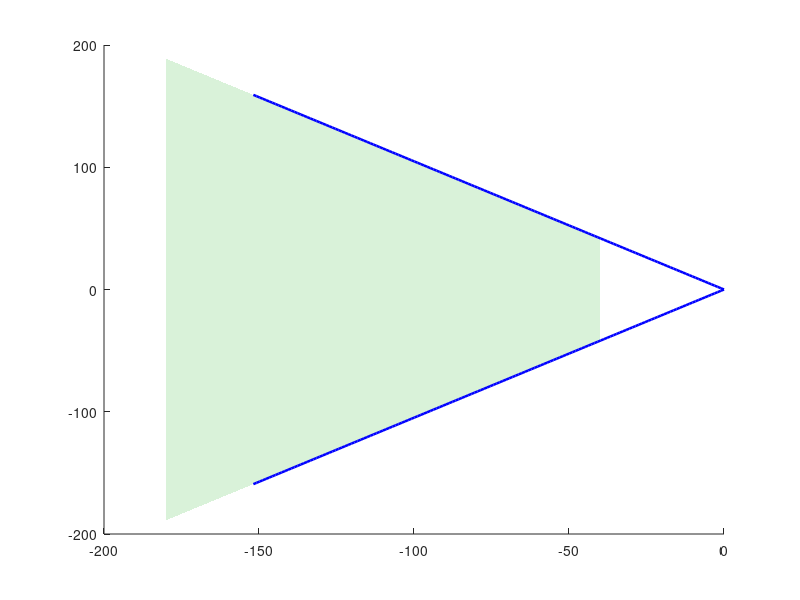

Recreate this plot in MATLAB. (Note: this script raises an error after producing the figure.)
%% Trabajo de Laboratorio Integrador - Sistemas de Control
% TP de Laboratorio 2: Segunda Parte - Control Proporcional-Integral (PI)
% Script autocontenido de cálculo analítico y diseño por Lugar de las Raíces
clear; clc; close all;

%% Rutas
script_dir = fileparts(mfilename('fullpath'));
if isempty(script_dir)
    script_dir = pwd;
end
fig_dir = fullfile(script_dir, 'figuras');
if ~exist(fig_dir, 'dir')
    mkdir(fig_dir);
end

%% =========================================================================
%% 1. MODELO DE LA PLANTA (Sin ganancia kp)
%% =========================================================================
R1 = 100e3;          % 100 kOhm
C1 = 0.1e-6;         % 0.1 uF
tau1 = R1 * C1;      % 0.01 s -> polo en -100 rad/s

R2 = 47e3;           % 47 kOhm
C2 = 0.1e-6;         % 0.1 uF
tau2 = R2 * C2;      % 0.0047 s -> polo en -212.77 rad/s

s = tf('s');
G = 1 / ((tau1 * s + 1) * (tau2 * s + 1));

disp('=== FUNCIÓN DE TRANSFERENCIA DE LA PLANTA G(s) ===');
G

%% =========================================================================
%% 2. PUNTO 1: CONDICIONES DE ESTABILIDAD (ROUTH-HURWITZ)
%% =========================================================================
% Ecuación característica de lazo cerrado:
% s*(tau1*s+1)*(tau2*s+1) + (kp*s + ki) = 0
% a3*s^3 + a2*s^2 + a1*s + a0 = 0
% a3 = tau1*tau2 = 4.7e-5
% a2 = tau1 + tau2 = 0.0147
% a1 = 1 + kp
% a0 = ki
%
% Criterio de Routh:
% s^3 | a3                 a1
% s^2 | a2                 a0
% s^1 | (a2*a1 - a3*a0)/a2 0
% s^0 | a0
%
% Condiciones:
% 1) a0 > 0                   => ki > 0
% 2) (a2*a1 - a3*a0)/a2 > 0   => ki < (a2/a3)*(1 + kp)
slope_routh = (tau1 + tau2) / (tau1 * tau2);

fprintf('\n=== PUNTO 1: CONDICIONES DE ESTABILIDAD (ROUTH) ===\n');
fprintf('Condición 1: ki > 0\n');
fprintf('Condición 2: ki < %.2f * (1 + kp)\n', slope_routh);
fprintf('Para kp > 0, cualquier ki en ese rango asegura estabilidad en lazo cerrado.\n');

%% =========================================================================
%% 3. PUNTO 2: DISEÑO DEL PI CON EL LUGAR DE LAS RAÍCES
%% =========================================================================

%% 2.a: Especificaciones en el plano s
PO_max = 5;
xi_min = -log(PO_max / 100) / sqrt(pi^2 + (log(PO_max / 100))^2);
Ts_max = 0.10;
sigma_min = 4 / Ts_max; % 40 rad/s
theta_rad = acos(xi_min);

fprintf('\n=== PUNTO 2.a: REQUISITOS EN EL PLANO s ===\n');
fprintf('xi minimo para PO <= 5%%:          %.4f (~0.69)\n', xi_min);
fprintf('sigma minimo (xi*wn) para Ts<=0.1s: %.2f rad/s\n', sigma_min);

% Grafico de la region de polos dominantes en el plano s
fig2a = figure('Name', 'Punto 2.a: Region admisible en el plano s', 'Position', [100, 100, 700, 480], 'Visible', 'off');
hold on;
sig_grid = linspace(-180, -sigma_min, 300);
w_top = -sig_grid * tan(theta_rad);
w_bot =  sig_grid * tan(theta_rad);
fill([sig_grid, fliplr(sig_grid)], [w_bot, fliplr(w_top)], [0.85 0.95 0.85], ...
    'EdgeColor', 'none', 'DisplayName', 'Región admisible');

r_line = linspace(0, 220, 150);
plot(-r_line*cos(theta_rad),  r_line*sin(theta_rad), 'b-', 'LineWidth', 1.8, ...
    'DisplayName', sprintf('Límite PO \\leq 5%%%% (\\xi = %.2f, \\theta = %.1f^\\circ)', xi_min, rad2deg(theta_rad)));
plot(-r_line*cos(theta_rad), -r_line*sin(theta_rad), 'b-', 'LineWidth', 1.8, 'HandleVisibility', 'off');
xline(-sigma_min, 'r--', 'LineWidth', 1.8, ...
    'DisplayName', sprintf('Límite T_s \\leq 0.10 s (\\xi\\omega_n \\geq %d rad/s)', sigma_min));
yline(0, 'k-', 'LineWidth', 0.8, 'HandleVisibility', 'off');
xline(0, 'k-', 'LineWidth', 0.8, 'HandleVisibility', 'off');
grid on;
xlim([-180, 40]);
ylim([-150, 150]);
title('Región de polos dominantes en el plano s (Punto 2.a)');
xlabel('Eje Real \sigma (1/s)');
ylabel('Eje Imaginario j\omega (rad/s)');
legend('Location', 'southwest');

text(-sigma_min - 3, 110, '\xi\omega_n = 40', 'Color', 'r', 'FontWeight', 'bold', 'HorizontalAlignment', 'right');
text(-120, 125, 'Cono \xi \geq 0.69', 'Color', 'b', 'FontWeight', 'bold');
text(-120, 20, {'Región', 'admisible'}, 'Color', [0 0.5 0], 'FontWeight', 'bold', 'HorizontalAlignment', 'center');

saveas(fig2a, fullfile(fig_dir, 'pi_punto2a_region_s.png'));
close(fig2a);

%% 2.b: Centro de las asintotas sigma_a en funcion de z
% Polos de L(s) = Gc(s)*G(s): 0, -100, -212.766 rad/s (n = 3)
% Ceros de L(s): -z (m = 1)
% Exceso de polos sobre ceros: n - m = 3 - 1 = 2
% Angulos de las asintotas:
%   phi_k = (2*k + 1)*180° / (n - m) = (2*k + 1)*180° / 2
%   k = 0 => phi_0 = 90°
%   k = 1 => phi_1 = 270° = -90°
% Al ser los angulos exactamente +-90°, las asintotas son estrictamente verticales.
%
% Centro de asintotas:
% sigma_a = (suma_polos - suma_ceros) / (n - m)
% sigma_a = (0 - 100 - 212.766 - (-z)) / 2 = (z - 312.766) / 2
% Condicion: sigma_a < -40 rad/s => z < 312.766 - 80 = 232.766 rad/s
z_max_asintota = 312.766 - 80;

fprintf('\n=== PUNTO 2.b: ASINTOTAS DEL LUGAR DE LAS RAICES ===\n');
fprintf('Numero de polos n = 3, ceros m = 1 => n - m = 2\n');
fprintf('Angulos de asintotas: phi = +-90° (estrictamente verticales)\n');
fprintf('Centro de asintotas: sigma_a(z) = (z - 312.77) / 2\n');
fprintf('Para que sigma_a quede a la izquierda de -40 rad/s: z < %.2f rad/s\n', z_max_asintota);


%% 2.c: Elección de z y diseño con xi = 0.69
% Análisis de la ubicación del cero z:
% Caso 1 (z < 100 rad/s, ej: z = 50 rad/s):
%   El segmento [-z, 0] = [-50, 0] pertenece al LGR. La rama que parte de s = 0
%   termina en s = -z, atrapando un polo real lento cerca del origen (ej: s ~= -35 rad/s).
%   Esto viola la cota Ts <= 0.10 s (da Ts > 0.11 s).
% Caso 2 (z > 100 rad/s, ej: z = 120 rad/s):
%   El segmento [-100, 0] pertenece al LGR; las ramas de 0 y -100 colisionan y
%   emergen al plano complejo formando el par dominante. La rama de -212.8 rad/s
%   termina en el cero -120 rad/s, quedando el polo real confinado a la izquierda
%   de -120 rad/s (más rápido que la cota -40 rad/s).

% --- Figura Comparativa: Elección de z (z = 50 vs z = 120 rad/s) ---
z_lento = 50;
L_lento = ((s + z_lento) / s) * G;
z_pi = 120;
L_unit = ((s + z_pi) / s) * G;

fig_comp_z = figure('Name', 'Comparación de ubicación del cero z', 'Position', [100, 100, 950, 420], 'Visible', 'off');

subplot(1, 2, 1);
rlocus(L_lento);
hold on;
sgrid(0.69, []);
xline(-sigma_min, 'k--', 'LineWidth', 1.2);
xlim([-250, 10]);
ylim([-150, 150]);
title('Caso z = 50 rad/s < 100 rad/s');
xlabel('Eje Real (1/s)');
ylabel('Eje Imaginario (rad/s)');
grid on;
% Polo con kp = 0.84 en z = 50
T_lento_test = feedback(0.84 * L_lento, 1);
p_lento_test = pole(T_lento_test);
plot(real(p_lento_test), imag(p_lento_test), 'rs', 'MarkerFaceColor', 'r', 'MarkerSize', 6);
text(-48, 25, 'Polo lento en [-z, 0]', 'Color', 'r', 'FontSize', 9, 'FontWeight', 'bold');

subplot(1, 2, 2);
rlocus(L_unit);
hold on;
sgrid(0.69, []);
xline(-sigma_min, 'k--', 'LineWidth', 1.2);
xlim([-250, 10]);
ylim([-150, 150]);
title('Caso seleccionado: z = 120 rad/s > 100 rad/s');
xlabel('Eje Real (1/s)');
ylabel('Eje Imaginario (rad/s)');
grid on;
T_120_test = feedback(0.84 * L_unit, 1);
p_120_test = pole(T_120_test);
plot(real(p_120_test), imag(p_120_test), 'ro', 'MarkerFaceColor', 'r', 'MarkerSize', 6);
text(-120, 100, 'Par complejo dominante', 'Color', 'r', 'FontSize', 9, 'FontWeight', 'bold');

sgtitle('Influencia de la posición del cero z en el Lugar de las Raíces');
saveas(fig_comp_z, fullfile(fig_dir, 'pi_punto2_comparacion_z.png'));
close(fig_comp_z);

% Cálculo de parámetros con z = 120 rad/s
sigma_a = (z_pi - 312.766) / 2; % -96.38 rad/s

% Gráfico del Lugar de las Raíces con diseño y cotas (análogo al Punto 1)
fig_lgr = figure('Name', 'Punto 2: LGR con PI (z = 120)', 'Visible', 'off');
rlocus(L_unit);
sgrid(0.69, []);
title(sprintf('Lugar de las Raíces con controlador PI (z = %d rad/s)', z_pi));
xlabel('Eje Real (1/s)');
ylabel('Eje Imaginario (rad/s)');
grid on;

% En xi = 0.69 sobre la rama dominante:
kp_ini = 0.84;
ki_ini = kp_ini * z_pi; % 100.8

T_ini = feedback(kp_ini * L_unit, 1);
info_ini = stepinfo(T_ini);
[wn_ini, xi_ini, p_ini] = damp(T_ini);
idx_c = find(abs(imag(p_ini)) > 1e-3);

% Ajuste a xi = 0.75 para contrarrestar el cero:
kp_aj = 0.73;
ki_aj = kp_aj * z_pi; % 87.6
T_aj = feedback(kp_aj * L_unit, 1);
info_aj = stepinfo(T_aj);
[wn_aj, xi_aj, p_aj] = damp(T_aj);

fprintf('\n=== PUNTO 2.c: DISEÑO INICIAL (z = %d, xi = 0.69) ===\n', z_pi);
fprintf('kp inicial:                     %.2f\n', kp_ini);
fprintf('ki inicial:                     %.2f rad/s\n', ki_ini);
fprintf('Polos en lazo cerrado:          %.1f +- %.1fj,  %.1f rad/s\n', ...
    real(p_ini(idx_c(1))), imag(p_ini(idx_c(1))), real(p_ini(3)));
fprintf('Sobrepaso obtenido (PO):        %.2f %%  (Especificación: <= 5 %%)\n', info_ini.Overshoot);
fprintf('Tiempo de establecimiento (Ts): %.4f s (%.2f ms)\n', info_ini.SettlingTime, info_ini.SettlingTime*1e3);
close(fig_lgr);

%% 2.d: Verificación y ajuste de kp por el cero de lazo cerrado
% El sobrepaso es de 6.79 % (supera el 5 %) porque la FT de lazo cerrado T(s)
% retiene el cero en s = -z = -120 rad/s en el numerador.
% Construimos el modelo canónico de segundo orden sin cero para comparar el efecto:
wn_dom = wn_ini(idx_c(1));
xi_dom = xi_ini(idx_c(1));
T_proto = tf(wn_dom^2, [1, 2*xi_dom*wn_dom, wn_dom^2]);
info_proto = stepinfo(T_proto);

y_inf_aj = dcgain(T_aj);
ess_aj = 1 - y_inf_aj;

fprintf('\n=== PUNTO 2.d: EFECTO DEL CERO Y AJUSTE DE kp ===\n');
fprintf('Prototipo 2do orden sin cero (xi=0.69): PO = %.2f %%\n', info_proto.Overshoot);
fprintf('Sistema PI real con kp=0.84 (con cero): PO = %.2f %%\n', info_ini.Overshoot);
fprintf('kp ajustado:                    %.2f\n', kp_aj);
fprintf('ki ajustado:                    %.2f rad/s\n', ki_aj);
fprintf('Sobrepaso ajustado (PO):        %.2f %%  (CUMPLE <= 5 %%)\n', info_aj.Overshoot);
fprintf('Tiempo de estab. ajustado (Ts): %.4f s (%.2f ms)  (CUMPLE <= 0.10 s)\n', info_aj.SettlingTime, info_aj.SettlingTime*1e3);
fprintf('Error estacionario (ess):       %.4f  (CUMPLE = 0)\n', ess_aj);

% --- Figura: Demostración del Efecto del Cero en Lazo Cerrado ---
fig_cero = figure('Name', 'Efecto del Cero de Lazo Cerrado', 'Visible', 'off');
t_cero = linspace(0, 0.10, 2000);
[y_proto, t_p] = step(T_proto, t_cero);
[y_ini_c, ~]   = step(T_ini, t_cero);
[y_aj_c, ~]    = step(T_aj, t_cero);

plot(t_p*1e3, y_proto, 'k--', 'LineWidth', 1.5, ...
    'DisplayName', sprintf('Prototipo 2^{do} orden sin cero (\\xi = 0.69, PO = %.2f %%)', info_proto.Overshoot));
hold on;
plot(t_p*1e3, y_ini_c, 'r-', 'LineWidth', 1.8, ...
    'DisplayName', sprintf('Sistema PI k_p = 0.84 (con cero z = 120, PO = %.2f %%)', info_ini.Overshoot));
plot(t_p*1e3, y_aj_c, 'b-.', 'LineWidth', 1.8, ...
    'DisplayName', sprintf('Sistema PI compensado k_p = 0.68 (PO = %.2f %%)', info_aj.Overshoot));
yline(1.0, 'k:');
yline(1.05, 'm:', 'LineWidth', 1.1, 'DisplayName', 'Límite PO = 5%');
grid on;
title('Efecto del cero de lazo cerrado sobre el sobrepaso transitorio');
xlabel('Tiempo (ms)');
ylabel('Tensión de salida y(t) [V]');
legend('Location', 'southeast');
saveas(fig_cero, fullfile(fig_dir, 'pi_punto2_efecto_cero.png'));
close(fig_cero);

%% =========================================================================
%% 4. PUNTO 3: IMPLEMENTACIÓN ANALÓGICA CON OP-AMPS (FIGS. 3 Y 4)
%% =========================================================================
% 3.a: Etapa PI inversora (Figura 3)
% V_o1(s) / V_i(s) = - Z_f(s) / Z_in(s)
% Z_in(s) = RPI1
% Z_f(s)  = RPI2 + 1 / (CPI * s)
% V_o1(s) / V_i(s) = - (RPI2 / RPI1 + 1 / (RPI1 * CPI * s))
% Por lo tanto:
% kp = RPI2 / RPI1
% ki = 1 / (RPI1 * CPI)
% z  = ki / kp = 1 / (RPI2 * CPI)

% 3.b: Inversor de ganancia -1 (Figura 4) y dimensionamiento comercial E24:
% Se utiliza un amplificador inversor con RINV1 = RINV2 para cancelar el signo menos.
% Consigna: CPI = 0.1 uF.
% Con z = 120 rad/s:
% RPI2 = 1 / (z * CPI) = 1 / (120 * 0.1e-6) = 83.33 kOhm -> RPI2 = 82 kOhm (E24)
% Con kp = 0.68:
% RPI1 = RPI2 / kp = 82 kOhm / 0.68 = 120.58 kOhm -> RPI1 = 120 kOhm (E24)
% Inversor:
% RINV1 = 10 kOhm, RINV2 = 10 kOhm (E24)
CPI_com   = 0.1e-6;   % 0.1 uF
RPI2_com  = 82e3;     % 82 kOhm (E24)
RPI1_com  = 120e3;    % 120 kOhm (E24)
RINV1_com = 10e3;     % 10 kOhm (E24)
RINV2_com = 10e3;     % 10 kOhm (E24)

kp_com = RPI2_com / RPI1_com;          % 82 / 120 = 0.6833
ki_com = 1 / (RPI1_com * CPI_com);     % 1 / (120k * 0.1u) = 83.33 rad/s
z_com  = 1 / (RPI2_com * CPI_com);     % 1 / (82k * 0.1u) = 121.95 rad/s

Gc_com = (kp_com * s + ki_com) / s;
T_com  = feedback(Gc_com * G, 1);
info_com  = stepinfo(T_com);
y_inf_com = dcgain(T_com);
ess_com   = 1 - y_inf_com;

fprintf('\n=== PUNTO 3: COMPONENTES COMERCIALES E24 ===\n');
fprintf('RPI1 = %d kOhm, RPI2 = %d kOhm, CPI = %.1f uF\n', RPI1_com/1e3, RPI2_com/1e3, CPI_com*1e6);
fprintf('RINV1 = %d kOhm, RINV2 = %d kOhm (Ganancia -1)\n', RINV1_com/1e3, RINV2_com/1e3);
fprintf('Valores efectivos: kp = %.4f, ki = %.2f rad/s, z = %.2f rad/s\n', kp_com, ki_com, z_com);
fprintf('Sobrepaso efectivo (PO):        %.2f %%  (<= 5 %%)\n', info_com.Overshoot);
fprintf('Tiempo de estab. efectivo (Ts): %.4f s (%.2f ms)  (<= 0.10 s)\n', info_com.SettlingTime, info_com.SettlingTime*1e3);
fprintf('Error estacionario (ess):       %.4f  (= 0)\n', ess_com);

% Gráfico de la respuesta al escalón: Diseño continuo vs Comercial E24
fig_step = figure('Name', 'Punto 3: Respuesta al escalón E24', 'Visible', 'off');
t_sim = linspace(0, 0.12, 3000);
[y_aj, ~]  = step(T_aj, t_sim);
[y_c, t_out] = step(T_com, t_sim);

plot(t_out*1e3, y_aj, 'b--', 'LineWidth', 1.6, ...
    'DisplayName', sprintf('Continuo k_p = 0.68 (PO = %.2f %%, T_s = %.1f ms)', info_aj.Overshoot, info_aj.SettlingTime*1e3));
hold on;
plot(t_out*1e3, y_c, 'k-', 'LineWidth', 2.0, ...
    'DisplayName', sprintf('E24: R_{PI1}=120k, R_{PI2}=82k (PO = %.2f %%, T_s = %.1f ms)', info_com.Overshoot, info_com.SettlingTime*1e3));
yline(1.0, 'k:');
yline(1.02, 'g:', 'LineWidth', 1.0, 'DisplayName', 'Banda \pm 2%');
yline(0.98, 'g:', 'LineWidth', 1.0, 'HandleVisibility', 'off');
xline(info_com.SettlingTime*1e3, 'r:', 'LineWidth', 1.2, ...
    'DisplayName', sprintf('T_s = %.1f ms', info_com.SettlingTime*1e3));
grid on;
title('Respuesta al escalón: Controlador continuo vs Implementación E24');
xlabel('Tiempo (ms)');
ylabel('Tensión de salida y(t) [V]');
legend('Location', 'southeast');
saveas(fig_step, fullfile(fig_dir, 'pi_punto3_escalon_e24.png'));
close(fig_step);

fprintf('\nFiguras guardadas en %s:\n', fig_dir);
fprintf('- pi_punto2_comparacion_z.png\n');
fprintf('- pi_punto2_lgr.png\n');
fprintf('- pi_punto2_efecto_cero.png\n');
fprintf('- pi_punto3_escalon_e24.png\n');
